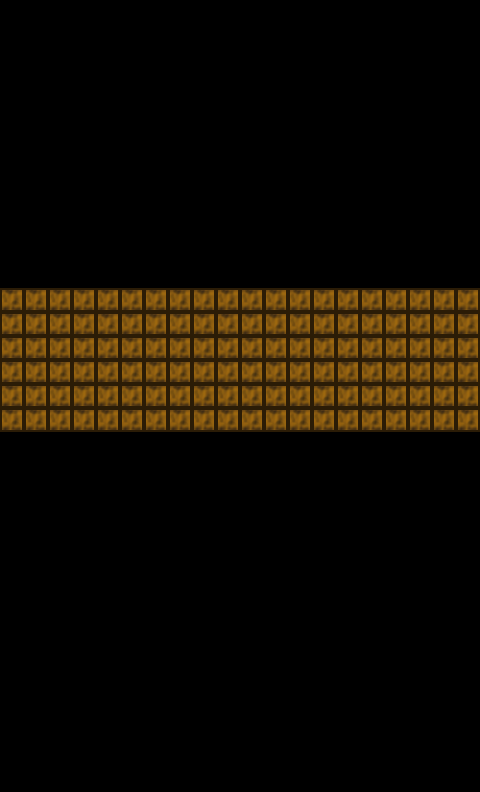

This is a level from a 2D game, rendered from its Tiled map with the project's own tilesets. A one-line summary and the map file follow, with tile-layer data summarised:
An orthogonal 20x33 tile map with 24x24 px tiles, 1 tile layer (Graphics) and 120 objects.

<map version="1.0" orientation="orthogonal" renderorder="right-down" width="20" height="33" tilewidth="24" tileheight="24" nextobjectid="375">
 <tileset firstgid="1" name="bricks" tilewidth="24" tileheight="24" tilecount="16" columns="16">
  <image source="../Bricks/new_basic/basic_bricks.png" width="384" height="24" />
 </tileset>
 <layer name="Graphics" width="20" height="33">
  <data>[660 cells, 120 non-empty, 1 distinct tile ids]</data>
 </layer>
 <objectgroup name="powerups" />
 <objectgroup name="d5" />
 <objectgroup name="d4" />
 <objectgroup name="d3" />
 <objectgroup name="d2" />
 <objectgroup name="d1">
  <object id="255" x="0" y="408" width="24" height="24" />
  <object id="256" x="24" y="408" width="24" height="24" />
  <object id="257" x="48" y="408" width="24" height="24" />
  <object id="258" x="72" y="408" width="24" height="24" />
  <object id="259" x="96" y="408" width="24" height="24" />
  <object id="260" x="120" y="408" width="24" height="24" />
  <object id="261" x="144" y="408" width="24" height="24" />
  <object id="262" x="168" y="408" width="24" height="24" />
  <object id="263" x="192" y="408" width="24" height="24" />
  <object id="264" x="216" y="408" width="24" height="24" />
  <object id="265" x="240" y="408" width="24" height="24" />
  <object id="266" x="264" y="408" width="24" height="24" />
  <object id="267" x="288" y="408" width="24" height="24" />
  <object id="268" x="312" y="408" width="24" height="24" />
  <object id="269" x="336" y="408" width="24" height="24" />
  <object id="270" x="360" y="408" width="24" height="24" />
  <object id="271" x="384" y="408" width="24" height="24" />
  <object id="272" x="408" y="408" width="24" height="24" />
  <object id="273" x="432" y="408" width="24" height="24" />
  <object id="274" x="456" y="408" width="24" height="24" />
  <object id="275" x="0" y="384" width="24" height="24" />
  <object id="276" x="24" y="384" width="24" height="24" />
  <object id="277" x="48" y="384" width="24" height="24" />
  <object id="278" x="72" y="384" width="24" height="24" />
  <object id="279" x="96" y="384" width="24" height="24" />
  <object id="280" x="120" y="384" width="24" height="24" />
  <object id="281" x="144" y="384" width="24" height="24" />
  <object id="282" x="168" y="384" width="24" height="24" />
  <object id="283" x="192" y="384" width="24" height="24" />
  <object id="284" x="216" y="384" width="24" height="24" />
  <object id="285" x="240" y="384" width="24" height="24" />
  <object id="286" x="264" y="384" width="24" height="24" />
  <object id="287" x="288" y="384" width="24" height="24" />
  <object id="288" x="312" y="384" width="24" height="24" />
  <object id="289" x="336" y="384" width="24" height="24" />
  <object id="290" x="360" y="384" width="24" height="24" />
  <object id="291" x="384" y="384" width="24" height="24" />
  <object id="292" x="408" y="384" width="24" height="24" />
  <object id="293" x="432" y="384" width="24" height="24" />
  <object id="294" x="456" y="384" width="24" height="24" />
  <object id="295" x="0" y="360" width="24" height="24" />
  <object id="296" x="24" y="360" width="24" height="24" />
  <object id="297" x="48" y="360" width="24" height="24" />
  <object id="298" x="72" y="360" width="24" height="24" />
  <object id="299" x="96" y="360" width="24" height="24" />
  <object id="300" x="120" y="360" width="24" height="24" />
  <object id="301" x="144" y="360" width="24" height="24" />
  <object id="302" x="168" y="360" width="24" height="24" />
  <object id="303" x="192" y="360" width="24" height="24" />
  <object id="304" x="216" y="360" width="24" height="24" />
  <object id="305" x="240" y="360" width="24" height="24" />
  <object id="306" x="264" y="360" width="24" height="24" />
  <object id="307" x="288" y="360" width="24" height="24" />
  <object id="308" x="312" y="360" width="24" height="24" />
  <object id="309" x="336" y="360" width="24" height="24" />
  <object id="310" x="360" y="360" width="24" height="24" />
  <object id="311" x="384" y="360" width="24" height="24" />
  <object id="312" x="408" y="360" width="24" height="24" />
  <object id="313" x="432" y="360" width="24" height="24" />
  <object id="314" x="456" y="360" width="24" height="24" />
  <object id="315" x="0" y="336" width="24" height="24" />
  <object id="316" x="24" y="336" width="24" height="24" />
  <object id="317" x="48" y="336" width="24" height="24" />
  <object id="318" x="72" y="336" width="24" height="24" />
  <object id="319" x="96" y="336" width="24" height="24" />
  <object id="320" x="120" y="336" width="24" height="24" />
  <object id="321" x="144" y="336" width="24" height="24" />
  <object id="322" x="168" y="336" width="24" height="24" />
  <object id="323" x="192" y="336" width="24" height="24" />
  <object id="324" x="216" y="336" width="24" height="24" />
  <object id="325" x="240" y="336" width="24" height="24" />
  <object id="326" x="264" y="336" width="24" height="24" />
  <object id="327" x="288" y="336" width="24" height="24" />
  <object id="328" x="312" y="336" width="24" height="24" />
  <object id="329" x="336" y="336" width="24" height="24" />
  <object id="330" x="360" y="336" width="24" height="24" />
  <object id="331" x="384" y="336" width="24" height="24" />
  <object id="332" x="408" y="336" width="24" height="24" />
  <object id="333" x="432" y="336" width="24" height="24" />
  <object id="334" x="456" y="336" width="24" height="24" />
  <object id="335" x="0" y="312" width="24" height="24" />
  <object id="336" x="24" y="312" width="24" height="24" />
  <object id="337" x="48" y="312" width="24" height="24" />
  <object id="338" x="72" y="312" width="24" height="24" />
  <object id="339" x="96" y="312" width="24" height="24" />
  <object id="340" x="120" y="312" width="24" height="24" />
  <object id="341" x="144" y="312" width="24" height="24" />
  <object id="342" x="168" y="312" width="24" height="24" />
  <object id="343" x="192" y="312" width="24" height="24" />
  <object id="344" x="216" y="312" width="24" height="24" />
  <object id="345" x="240" y="312" width="24" height="24" />
  <object id="346" x="264" y="312" width="24" height="24" />
  <object id="347" x="288" y="312" width="24" height="24" />
  <object id="348" x="312" y="312" width="24" height="24" />
  <object id="349" x="336" y="312" width="24" height="24" />
  <object id="350" x="360" y="312" width="24" height="24" />
  <object id="351" x="384" y="312" width="24" height="24" />
  <object id="352" x="408" y="312" width="24" height="24" />
  <object id="353" x="432" y="312" width="24" height="24" />
  <object id="354" x="456" y="312" width="24" height="24" />
  <object id="355" x="0" y="288" width="24" height="24" />
  <object id="356" x="24" y="288" width="24" height="24" />
  <object id="357" x="72" y="288" width="24" height="24" />
  <object id="358" x="48" y="288" width="24" height="24" />
  <object id="359" x="96" y="288" width="24" height="24" />
  <object id="360" x="120" y="288" width="24" height="24" />
  <object id="361" x="144" y="288" width="24" height="24" />
  <object id="362" x="168" y="288" width="24" height="24" />
  <object id="363" x="192" y="288" width="24" height="24" />
  <object id="364" x="216" y="288" width="24" height="24" />
  <object id="365" x="240" y="288" width="24" height="24" />
  <object id="366" x="264" y="288" width="24" height="24" />
  <object id="367" x="288" y="288" width="24" height="24" />
  <object id="368" x="312" y="288" width="24" height="24" />
  <object id="369" x="336" y="288" width="24" height="24" />
  </objectgroup>
 <objectgroup name="undestroyable wall" />
 <objectgroup name="slow_down" />
 <objectgroup name="speed_up" />
 <objectgroup name="half_wall" />
 <objectgroup name="ice_block" />
 <objectgroup name="TNT" />
 <objectgroup name="oops" />
</map>
<!-- 5 of 120 objects omitted -->